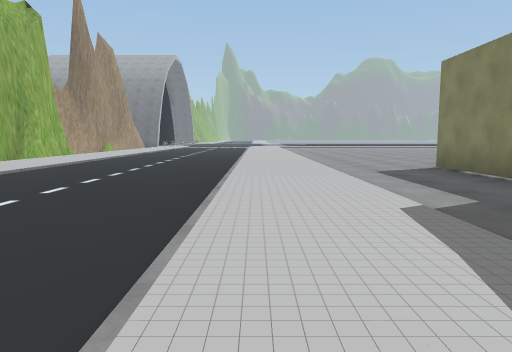
[1] (above)

24 first-person views from a walk through a 3-D level made in the Unity game engine. The camera is 1.2 m above the floor, tilts 6° down and sees 70° across. The floor is counted in squares, 2 m on a side. Each view is taken from the middle of a square. On the plan, view 1 faces up. The plan holds only what a view shows up to about 10 squares ahead; the rest is blank. The place goes on beyond the plan. Some trees and plants on the terrain are drawn as simple stand-ins. Some animated figures are left out.

[2]
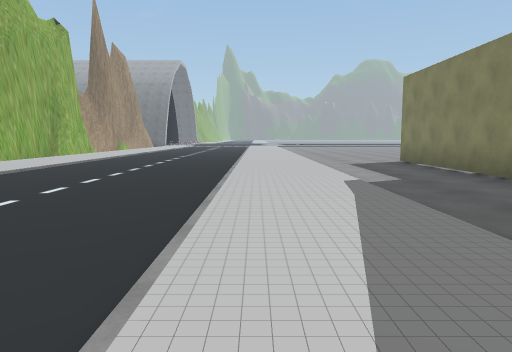

[3]
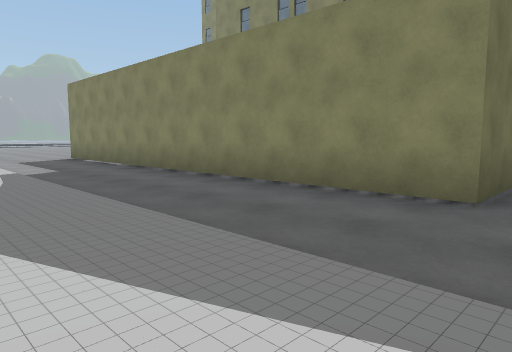

[4]
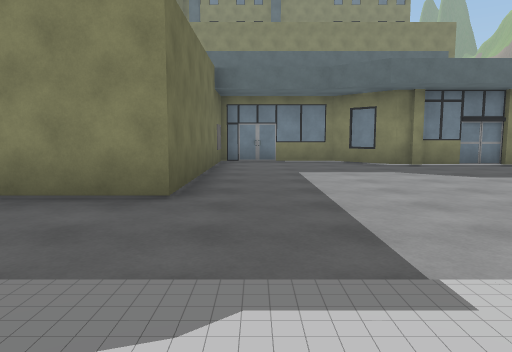

[5]
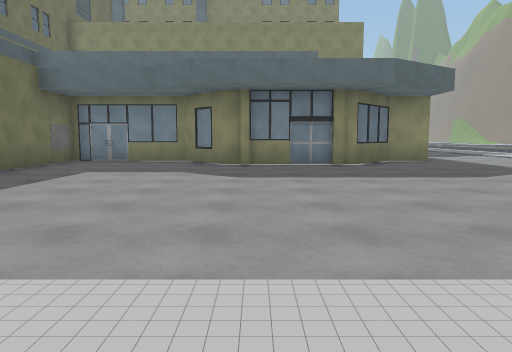

[6]
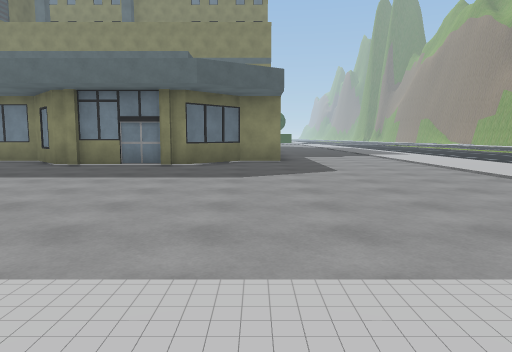

[7]
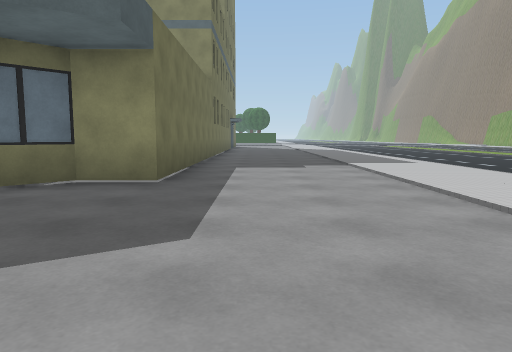

[8]
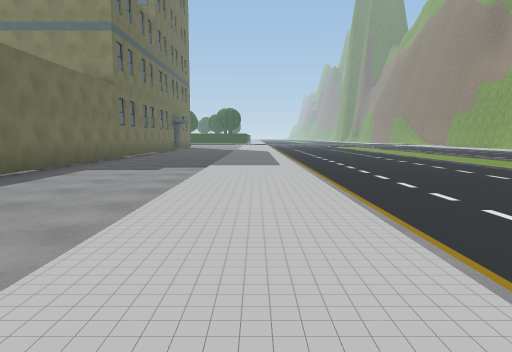

[9]
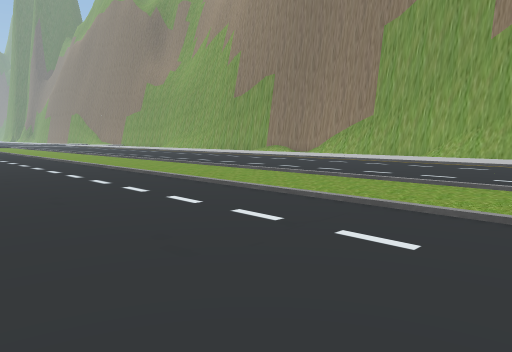

[10]
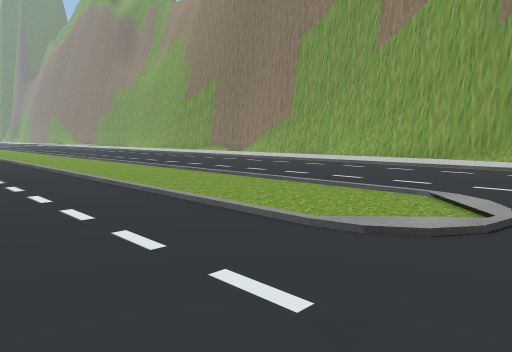

[11]
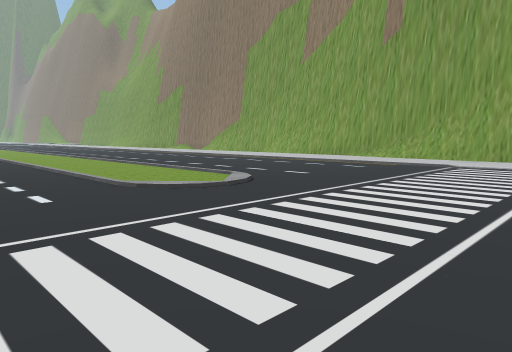

[12]
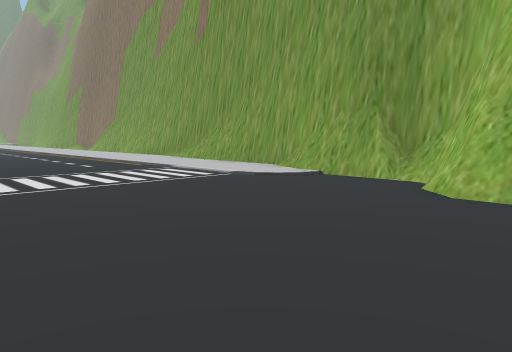

[13]
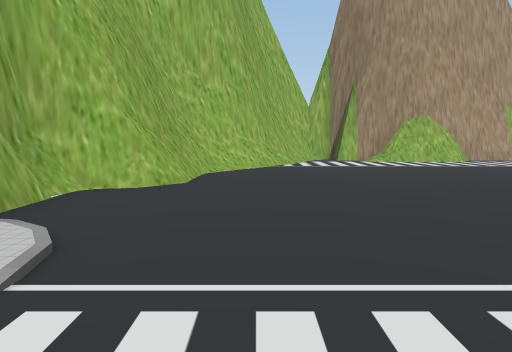

[14]
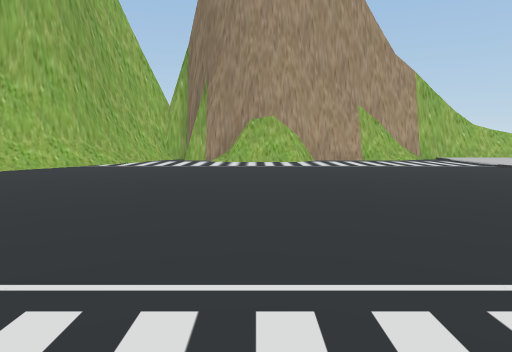

[15]
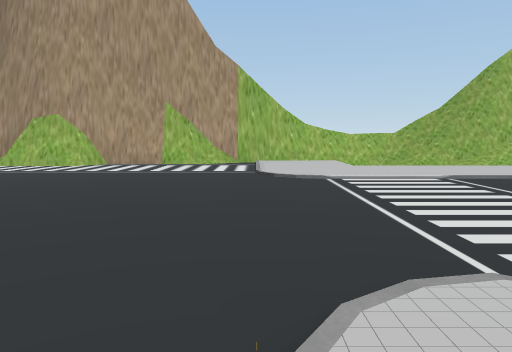

[16]
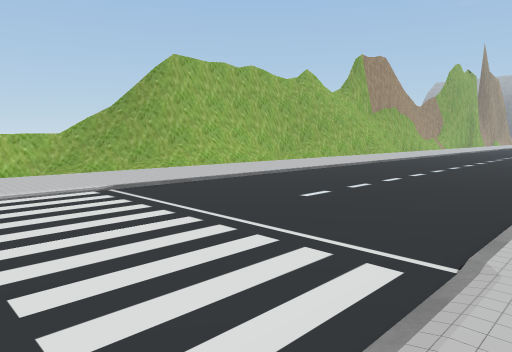

[17]
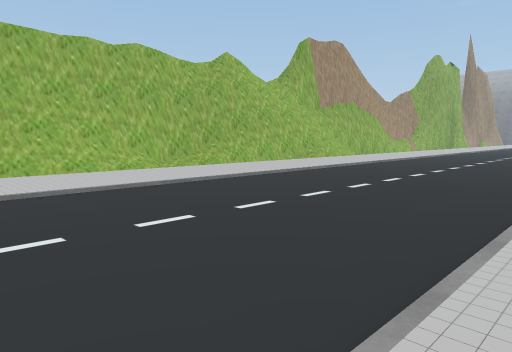

[18]
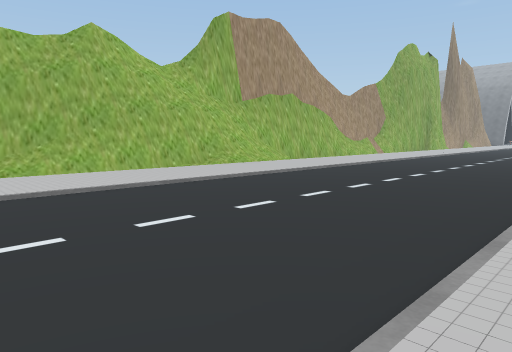

[19]
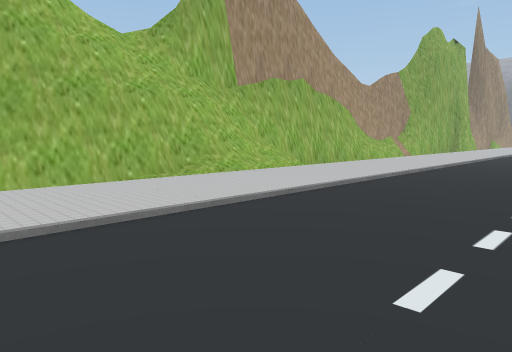

[20]
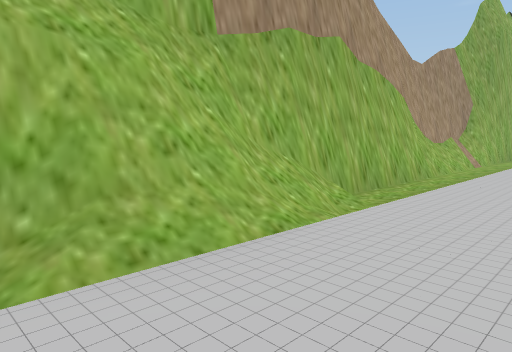

[21]
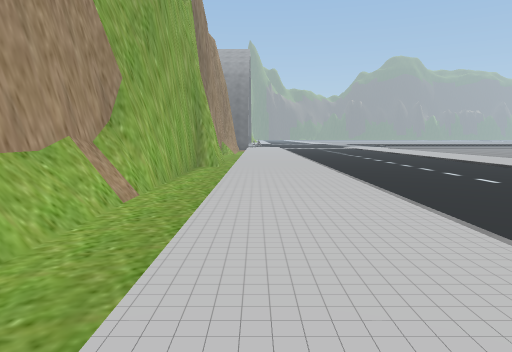

[22]
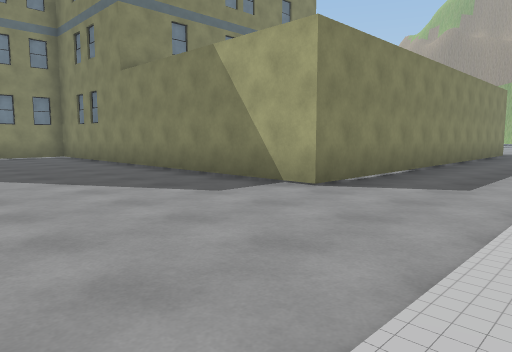

[23]
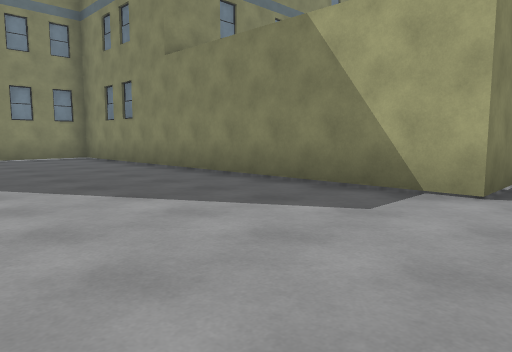

[24]
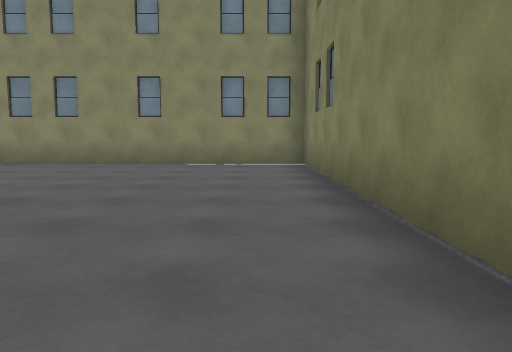

### Floor plan
Key: @ floor where view 1 was taken; # wall or solid block; . main floor; - floor 0.25 m lower than the main floor; / step, stairs or slope; = window, fence, low wall or low ledge; O other object.
Columns run from 9 left of view 1 to 17 right of it. Each row starts with its distance up from view 1.
 12  ##  .... ......   ....#
 11  #-  ....  ............#
 10  #-  ....  ............#
  9  #-  ....  ............#
  8  #-  ....  ..###########
  7  #-  ....  ..#
  6  #-  ....  ..#
  5  #-  ....  ..#
  4  #-  ....  ..#
  3  #-  ....  ..#
  2  #-. ....  ..#
  1  #-  ....  ..#
  0  #/  ....@ ..#
 -1  #/  ....  ..#
 -2  ##  ..... ..#
 -3  ##  ....  ..#######
 -4   # ...... ........#
 -5   #  ....  ........#
 -6  ##  ....  ........#
 -7  ##  ....  .......##
 -8  #/  ..... .......#
 -9  #/  ..... .......#
-10  #/  ....  .......#
-11  ##  ....  .......##
-12  ##  ..... ........######
-13 ##/  ..... ..............
-14 #=   ....  ..............
-15 ##   ....    ............
-16 ##   ....     ...........
-17 #/   .....    .
-18 ##.........     .........
-19  #........     ..........
-20  #.......................
-21  #.........................
-22  ##........................
-23  ##..........OOOOOOOOOOOOOO
-24  #...........OOOOOOOOOOOO
-25  #......................
-26  ##....................
-27   ##..................
-28    ####..............
-29      ##.##.
-30       ###OO#####///
-31                ####

Positions as (right, up) in squares from view 1, and headings:
1: (0, 0), facing up
2: (0, -2), facing up
3: (0, -4), facing up-right
4: (0, -4), facing right
5: (0, -8), facing right
6: (0, -12), facing right
7: (5, -14), facing right
8: (5, -17), facing right
9: (6, -19), facing down-right
10: (3, -20), facing down-right
11: (0, -20), facing down-right
12: (-4, -24), facing down-right
13: (2, -27), facing left
14: (2, -23), facing left
15: (1, -18), facing left
16: (0, -17), facing up-left
17: (0, -13), facing up-left
18: (0, -9), facing up-left
19: (-2, -7), facing up-left
20: (-5, -4), facing up-left
21: (-6, 2), facing up
22: (1, 12), facing down-right
23: (3, 12), facing down-right
24: (6, 9), facing right
